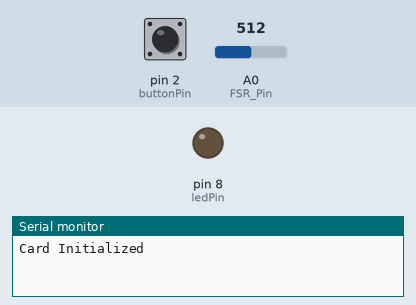
A sketch run on a simulated Arduino Uno, built with avr-gcc and run on an emulated ATmega328P. On the bench: output pins drawn as LEDs (lit = HIGH), the last lines printed to the serial monitor. The test bench sets the inputs (shaded band); at power-on: pin 2 (buttonPin) HIGH, A0 (FSR_Pin) = 512. Storage starts empty.

Above: at 3.2 s.
3.3 s: pin 2 (buttonPin) pulled LOW for 3.2 s
At 4.7 s:
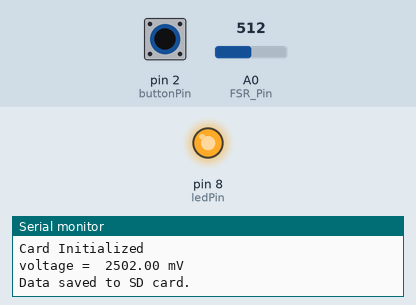
Timing chart, 0 to 7.2 s (numbered marks = the images above; inputs shaded):
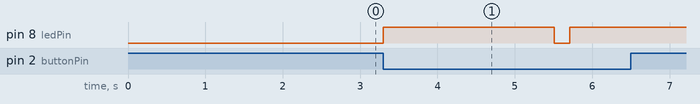

Measured:
- after the input at 3.3 s, pin 8 (ledPin): LOW → HIGH at once, → LOW 2.2 s later, → HIGH 0.20 s later

The sketch:

Volt_Test_v2.ino
```cpp
#include <SPI.h>
#include <SD.h>

// DEFINE Measuring Resisitance (Rm) & Voltage Input (Vin)
long Rm = 330 * 1000000;  // Input resistor value and convert into micro ohms (1 Ω = 1,000,000 µΩ)
int Vin = 5000;           // Input Voltage in mV

// Pins and variables
int FSR_Pin = A0;         // Analog pin 0
int buttonPin = 2;        // Digital pin for the start/stop button
int ledPin = 8;          // Digital pin for the LED indicator
float voltage = 0;
long time;
long resistance = 0;
float conductance = 0;
float force = 0;

// SD card configuration
const int chipSelect = 10;

// File for data logging
File dataFile;

// Flag variables
boolean programRunning = false;  // Flag to indicate if the program is running

void setup() {
  Serial.begin(9600);
  pinMode(FSR_Pin, INPUT);
  pinMode(buttonPin, INPUT_PULLUP);  // Use internal pull-up resistor for the button
  pinMode(ledPin, OUTPUT);

  // Initialize SD card
  if (!SD.begin(chipSelect)) {
    Serial.println("SD card initialization failed!");
    return;
  }
  Serial.println("Card Initialized");
  delay(2000);

  // Create a new file for data logging
  dataFile = SD.open("data.txt", FILE_WRITE);
  if (!dataFile) {
    Serial.println("Error opening data file!");
    return;
  }

  // Write header to the data file
  dataFile.println("Time,Force (N)");

  // Close the data file
  dataFile.close();
}

void loop() {
  // Check the button state
  int buttonState = digitalRead(buttonPin);

  // If the button is pressed, toggle the programRunning flag and update LED state
  if (buttonState == LOW) {
    programRunning = !programRunning;
    digitalWrite(ledPin, programRunning ? HIGH : LOW);
    delay(200);  // Add a small delay for button debounce
  }

  // If the program is not running, return and do nothing
  if (!programRunning) {
    return;
  }

  // Read the FSR value
  int FSRreading = analogRead(FSR_Pin);

  // Map analog value to obtain Vo in mV
  voltage = map(FSRreading, 0, 1023, 0, 5000);
  // Record Time
  time = millis();

  // Print the force to the serial monitor
  Serial.print("voltage =  ");
  Serial.print(voltage);
  Serial.println(" mV ");

  // Open the data file in append mode
  dataFile = SD.open("data.txt", FILE_WRITE);
  if (dataFile) {
    // Get the current timestamp
    unsigned long currentTime = millis();

    // Write the timestamp and force to the data file
    dataFile.print(currentTime / 1000); // Convert to seconds
    dataFile.print(",");
    dataFile.println(voltage);

    // Close the data file
    dataFile.close();

    Serial.println("Data saved to SD card.");
  }
  else {
    Serial.println("Error opening data file!");
  }

  delay(2000);  // Delay between each iteration
}
```
